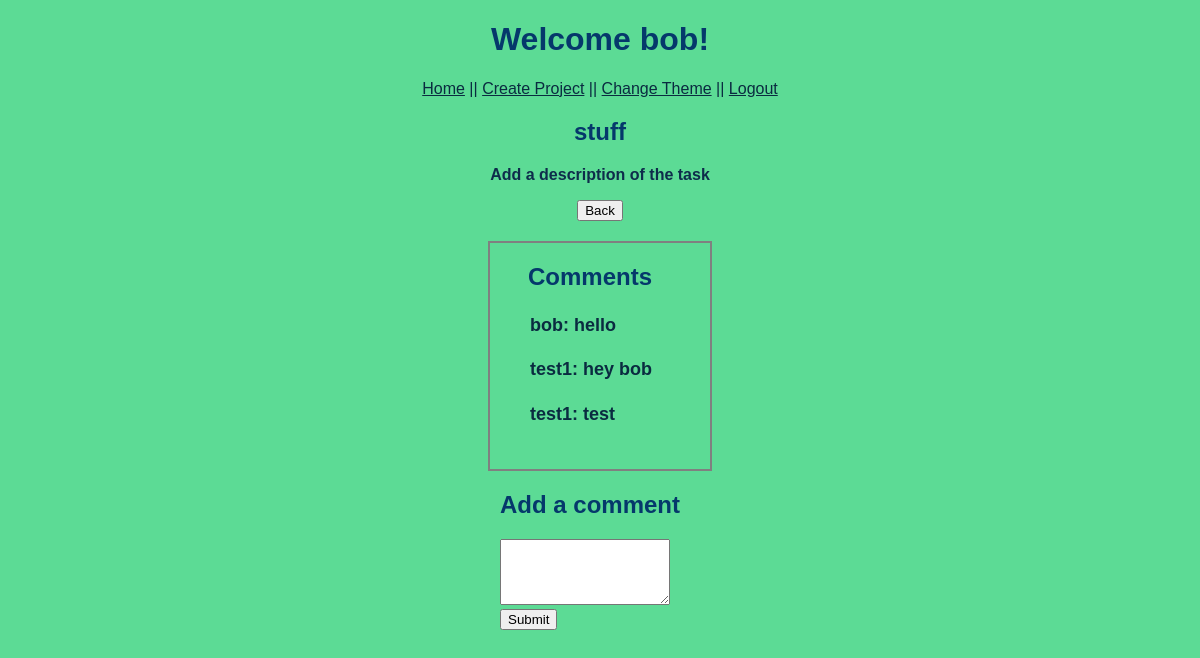
Screenshot of /view_project/1/view_task/1 (signed in) with the database file from the repository.
### models.py (models this page shows, shortened)
class Comment(db.Model):
    id = db.Column('id', db.Integer, primary_key = True)
    task_id = db.Column(db.Integer, db.ForeignKey('task.id'), nullable=False)
    name = db.Column('name', db.String(100))
    comment = db.Column('comment', db.String(300))

class Task(db.Model):
    id = db.Column('id', db.Integer, primary_key = True)
    project_id = db.Column(db.Integer, db.ForeignKey('project.id'), nullable=False)
    title = db.Column('title', db.String(200))
    description = db.Column('description', db.String(1000))

### app.py (the view)
@app.route('/view_project/<project_id>/view_task/<t_id>', methods=['GET','POST'])
def view_task(project_id, t_id):
    if session.get('user'):
        my_project = find_project_by_id(project_id)
        my_task = find_task_by_id(project_id, t_id)
        comments = find_comments_by_task(t_id)
        return render_template('view_task.html', project=my_project, user=session['user'], task=my_task, task_comments=comments, theme=session['user_theme'])
    return redirect(url_for('login'))

### models.py (called while the page is built)
def find_project_by_id(p_id):
    return db.session.query(Project).filter_by(id = p_id).one()

def find_task_by_id(p_id, t_id):
    return db.session.query(Task).filter_by(project_id = p_id, id = t_id).one()

def find_comments_by_task(t_id):
    return db.session.query(Comment).filter_by(task_id = t_id).all()

### templates/view_task.html (shortened to what this page needs)
<!DOCTYPE html>
<html lang="en">
    <head>
        {% if theme == 1 %}
            <link rel="stylesheet" href="{{ url_for('static', filename='main.css')}}">
        {% elif theme == 3 %}
        <link rel="stylesheet" href="{{ url_for('static', filename='third.css')}}">
        {% else %}
            <link rel="stylesheet" href="{{ url_for('static', filename='second.css')}}">
        {% endif %}
    </head>
    <body>
        <h1>Welcome {{user}}!</h1>
        <nav>
            <a href="{{ url_for('index') }}">Home</a> <span class="nav-spacing">||</span>
            <a href="{{ url_for('new_project') }}">Create Project</a> <span class="nav-spacing">||</span>
            <a href="{{ url_for('change_style', theme_id=theme) }}" method = "get">Change Theme</a> <span class="nav-spacing">||</span>
            <a href="{{ url_for('logout') }}">Logout</a>
        </nav>
        <div class="projectView">
            <h2>{{task.title}}</h2>
            <h3>{{task.description}}</h3>
            <form action="{{ url_for('get_project', project_id=project.id)}}" method = "get">
                <div>
                    <input type="submit" value="Back">
                </div>
            </form>
            <br>
        </div>
        <div class="commentsBox">
            <h2>Comments</h2>
            {% for comment in task_comments %}
            <h4><ul>{{ comment.name }}: {{ comment.comment }}</ul></h4>
            {% endfor %}
        </div>
        <form action="{{ url_for('task_comment', project_id=project.id, t_id=task.id) }}" method="post">
            <div>
                <h2 class="title">Add a comment</h2>
                <textarea name="comment" rows="4" cols="0"></textarea>
                <input type="submit" value="Submit">
            </div>
        </form>
    </body>
</html>

### static/main.css (style rules this page uses)
* { font-family: 'Gill Sans', 'Gill Sans MT', Calibri, 'Trebuchet MS', sans-serif; }
h1 { color:#05386B; text-align: center; }
h2 { color: #05386B; }
h3 { color:#0e2c4b; font-size: 16px; }
h4 { color:#0a2b40; font-size: 18px; }
body { background:#5CDB95; }
a, .nav-spacing { color: inherit; color: #0a2b40; }
nav { text-align: center; }
.projectView { text-align: center; }
.commentsBox { border: 2px solid gray; padding-bottom: 20px; width: 200px; padding-right: 20px; margin: 0px auto; }
.commentsBox h2 { text-align: center; }
form div { margin: 2px auto; width: 200px; }

### rows the page displays
Comment: name "bob", comment "hello"
Task: title "stuff", description "Add a description of the task"
Comment: name "test1", comment "hey bob"
Comment: name "test1", comment "test"
